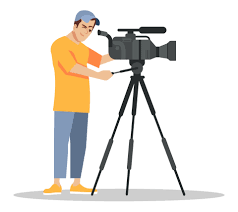
#> input picture data/cameraman.png, 238 x 212 px
$ jupyter execute contours_image.ipynb
#> lines starting #> are read from the running program, lines starting #| are printed output that depends on the picture; after the words box and inside, x2 and y2 are one past the last pixel; in counts of white or black regions, pixels touching at a corner belong together
[cell 1]
import numpy as np
import cv2

[cell 2]
# importation de l'image
img = cv2.imread("./data/cameraman.png", 0)
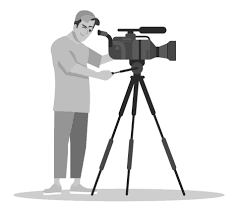
#> img: shape (212, 238); min 0, max 255, mean 230.3
cv2.imshow("origine", img)

h, w = img.shape[0:2]
#> h = 212; w = 238

binary = np.zeros([h, w, 1], 'uint8')

tresh =50
for row in range(0,h):
    for col in range(0, w):
        if img[row][col]>tresh:
            binary[row][col]=255
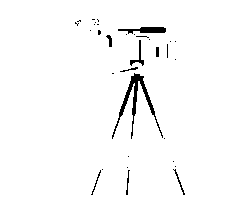
#> binary: shape (212, 238, 1); 97.7% white; 33 black regions (24 under 20 px), largest, box (x1, y1, x2, y2) and area: (112, 73, 163, 139) 565, (118, 27, 166, 34) 208, (130, 40, 144, 66) 90

cv2.imshow("tresh", binary)


ret, thresh = cv2.threshold(img, tresh, 255, cv2.THRESH_BINARY)
#> ret = 50
print(ret)
#| 50.0
cv2.imshow("thresh", thresh)

thresh_2 = cv2.adaptiveThreshold(img, 255, cv2.ADAPTIVE_THRESH_GAUSSIAN_C, cv2.THRESH_BINARY, 111, 1)
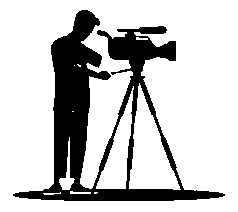
#> thresh_2: shape (212, 238); 78% white; 1 black region, box (x1, y1, x2, y2) and area: (13, 10, 225, 201) 11105
cv2.imshow("thresh adaptive", thresh_2)


cv2.waitKey(0)
cv2.destroyAllWindows()
